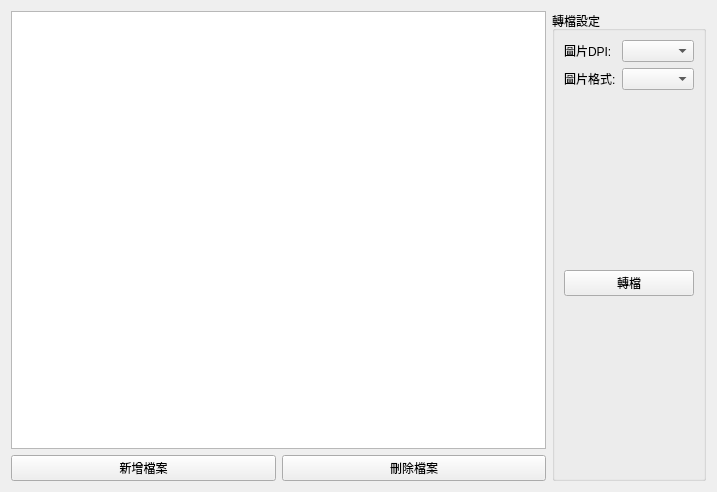
<?xml version="1.0" encoding="UTF-8"?>
<ui version="4.0">
 <class>PDFWidget</class>
 <widget class="QWidget" name="PDFWidget">
  <property name="geometry">
   <rect>
    <x>0</x>
    <y>0</y>
    <width>717</width>
    <height>492</height>
   </rect>
  </property>
  <property name="windowTitle">
   <string>PDFWidget</string>
  </property>
  <layout class="QHBoxLayout" name="horizontalLayout_2">
   <item>
    <layout class="QVBoxLayout" name="verticalLayout_4">
     <item>
      <widget class="QListView" name="listView"/>
     </item>
     <item>
      <layout class="QHBoxLayout" name="horizontalLayout">
       <item>
        <widget class="QPushButton" name="btn_addFile">
         <property name="text">
          <string>新增檔案</string>
         </property>
        </widget>
       </item>
       <item>
        <widget class="QPushButton" name="btn_delFile">
         <property name="text">
          <string>刪除檔案</string>
         </property>
        </widget>
       </item>
      </layout>
     </item>
    </layout>
   </item>
   <item>
    <layout class="QVBoxLayout" name="verticalLayout">
     <item>
      <widget class="QGroupBox" name="groupBox">
       <property name="title">
        <string>轉檔設定</string>
       </property>
       <layout class="QVBoxLayout" name="verticalLayout_2">
        <item>
         <layout class="QGridLayout" name="gridLayout">
          <item row="2" column="1">
           <widget class="QComboBox" name="comboBox_format"/>
          </item>
          <item row="2" column="0">
           <widget class="QLabel" name="label_2">
            <property name="text">
             <string>圖片格式:</string>
            </property>
           </widget>
          </item>
          <item row="0" column="0">
           <widget class="QLabel" name="label">
            <property name="text">
             <string>圖片DPI:</string>
            </property>
           </widget>
          </item>
          <item row="0" column="1">
           <widget class="QComboBox" name="comboBox_dpi"/>
          </item>
         </layout>
        </item>
        <item>
         <spacer name="verticalSpacer">
          <property name="orientation">
           <enum>Qt::Vertical</enum>
          </property>
          <property name="sizeHint" stdset="0">
           <size>
            <width>20</width>
            <height>40</height>
           </size>
          </property>
         </spacer>
        </item>
        <item>
         <widget class="QPushButton" name="btn_conversion">
          <property name="text">
           <string>轉檔</string>
          </property>
         </widget>
        </item>
        <item>
         <spacer name="verticalSpacer_2">
          <property name="orientation">
           <enum>Qt::Vertical</enum>
          </property>
          <property name="sizeHint" stdset="0">
           <size>
            <width>20</width>
            <height>40</height>
           </size>
          </property>
         </spacer>
        </item>
       </layout>
      </widget>
     </item>
    </layout>
   </item>
  </layout>
 </widget>
 <resources/>
 <connections/>
</ui>
